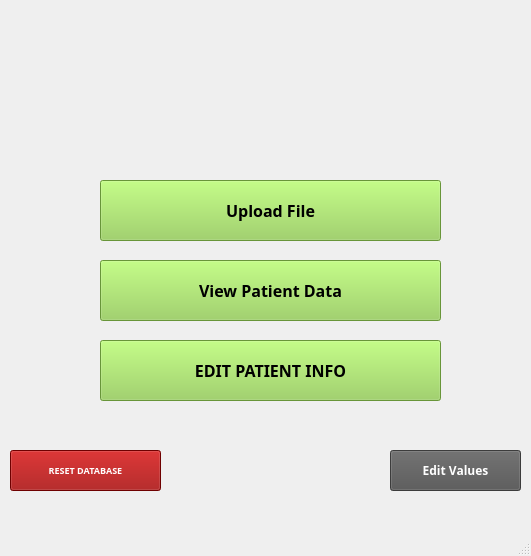
<?xml version="1.0" encoding="UTF-8"?>
<ui version="4.0">
 <class>Homepage</class>
 <widget class="QMainWindow" name="Homepage">
  <property name="geometry">
   <rect>
    <x>0</x>
    <y>0</y>
    <width>531</width>
    <height>556</height>
   </rect>
  </property>
  <property name="windowTitle">
   <string>HOME</string>
  </property>
  <widget class="QWidget" name="centralwidget">
   <widget class="QLabel" name="label">
    <property name="geometry">
     <rect>
      <x>10</x>
      <y>20</y>
      <width>501</width>
      <height>151</height>
     </rect>
    </property>
    <property name="font">
     <font>
      <family>Segoe UI Black</family>
      <pointsize>12</pointsize>
      <weight>75</weight>
      <bold>true</bold>
     </font>
    </property>
    <property name="styleSheet">
     <string notr="true">background-image : url(image.png);</string>
    </property>
    <property name="text">
     <string/>
    </property>
    <property name="pixmap">
     <pixmap>logo.png</pixmap>
    </property>
    <property name="scaledContents">
     <bool>true</bool>
    </property>
   </widget>
   <widget class="QPushButton" name="upload_btn">
    <property name="geometry">
     <rect>
      <x>100</x>
      <y>180</y>
      <width>341</width>
      <height>61</height>
     </rect>
    </property>
    <property name="font">
     <font>
      <family>Orbitron</family>
      <pointsize>12</pointsize>
      <weight>75</weight>
      <bold>true</bold>
     </font>
    </property>
    <property name="autoFillBackground">
     <bool>false</bool>
    </property>
    <property name="styleSheet">
     <string notr="true">background-color:rgb(146, 208, 80)</string>
    </property>
    <property name="text">
     <string>Upload File</string>
    </property>
   </widget>
   <widget class="QPushButton" name="patientData_btn">
    <property name="geometry">
     <rect>
      <x>100</x>
      <y>260</y>
      <width>341</width>
      <height>61</height>
     </rect>
    </property>
    <property name="font">
     <font>
      <family>Orbitron</family>
      <pointsize>12</pointsize>
      <weight>75</weight>
      <bold>true</bold>
     </font>
    </property>
    <property name="autoFillBackground">
     <bool>false</bool>
    </property>
    <property name="styleSheet">
     <string notr="true">background-color:rgb(146, 208, 80)</string>
    </property>
    <property name="text">
     <string>View Patient Data</string>
    </property>
   </widget>
   <widget class="QPushButton" name="editInfo_btn">
    <property name="geometry">
     <rect>
      <x>100</x>
      <y>340</y>
      <width>341</width>
      <height>61</height>
     </rect>
    </property>
    <property name="font">
     <font>
      <family>Orbitron</family>
      <pointsize>12</pointsize>
      <weight>75</weight>
      <bold>true</bold>
     </font>
    </property>
    <property name="autoFillBackground">
     <bool>false</bool>
    </property>
    <property name="styleSheet">
     <string notr="true">background-color:rgb(146, 208, 80)</string>
    </property>
    <property name="text">
     <string>EDIT PATIENT INFO</string>
    </property>
   </widget>
   <widget class="QPushButton" name="resetDatabase_btn">
    <property name="geometry">
     <rect>
      <x>10</x>
      <y>450</y>
      <width>151</width>
      <height>41</height>
     </rect>
    </property>
    <property name="font">
     <font>
      <family>Orbitron</family>
      <pointsize>7</pointsize>
      <weight>75</weight>
      <bold>true</bold>
     </font>
    </property>
    <property name="autoFillBackground">
     <bool>false</bool>
    </property>
    <property name="styleSheet">
     <string notr="true">background-color:rgb(154, 0, 0);
color: rgb(255, 255, 255)</string>
    </property>
    <property name="text">
     <string>RESET DATABASE</string>
    </property>
   </widget>
   <widget class="QPushButton" name="editValues_btn">
    <property name="geometry">
     <rect>
      <x>390</x>
      <y>450</y>
      <width>131</width>
      <height>41</height>
     </rect>
    </property>
    <property name="font">
     <font>
      <family>Orbitron</family>
      <pointsize>9</pointsize>
      <weight>75</weight>
      <bold>true</bold>
     </font>
    </property>
    <property name="autoFillBackground">
     <bool>false</bool>
    </property>
    <property name="styleSheet">
     <string notr="true">background-color:rgb(84, 84, 84);
color: rgb(255, 255, 255)</string>
    </property>
    <property name="text">
     <string>Edit Values</string>
    </property>
   </widget>
  </widget>
  <widget class="QMenuBar" name="menubar">
   <property name="geometry">
    <rect>
     <x>0</x>
     <y>0</y>
     <width>531</width>
     <height>26</height>
    </rect>
   </property>
  </widget>
  <widget class="QStatusBar" name="statusbar"/>
 </widget>
 <resources/>
 <connections/>
</ui>
